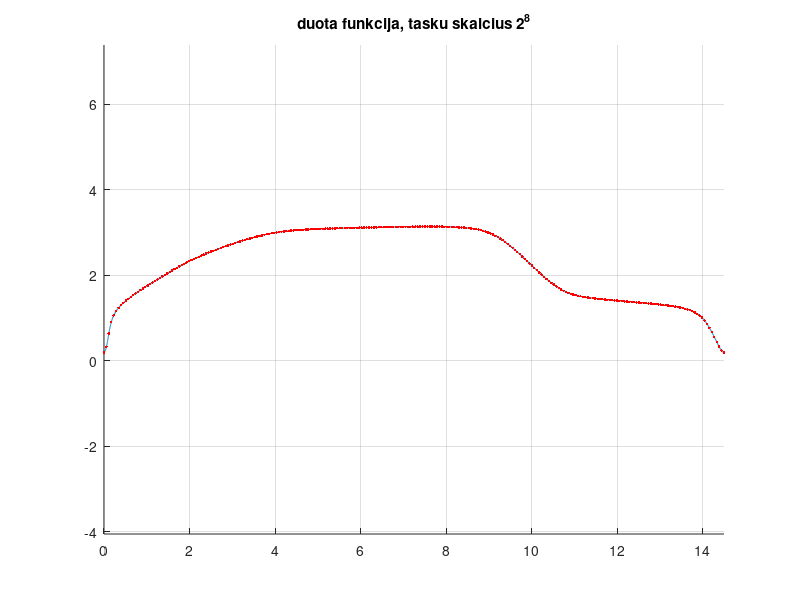
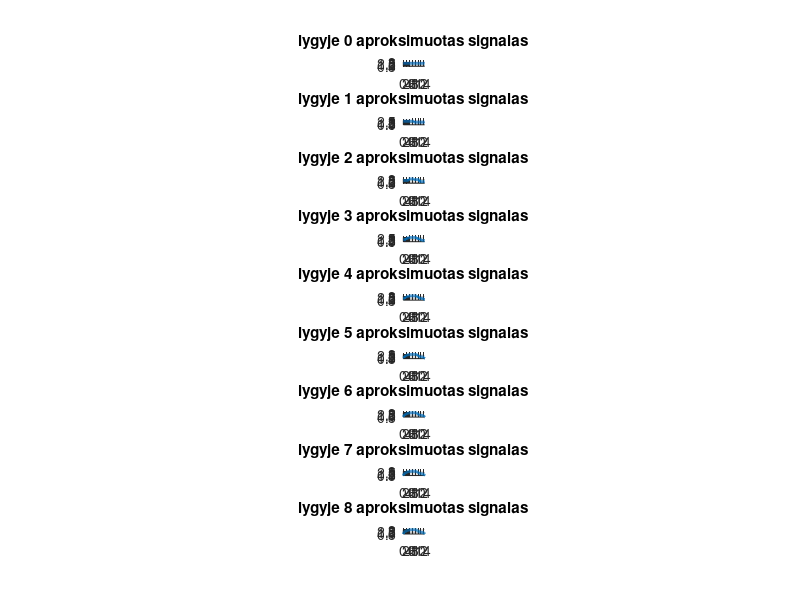
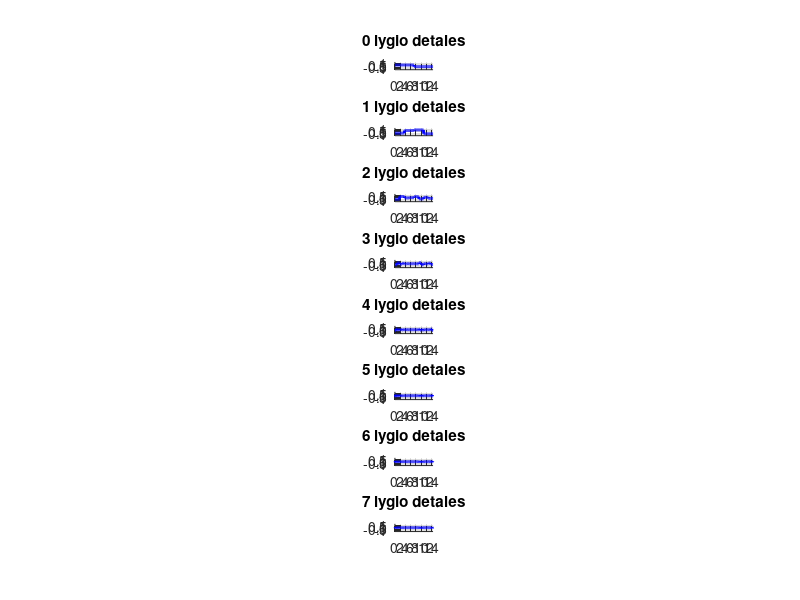

These charts were generated, in order, by the following MATLAB code:
%
%   Haro bangeliu aproksimacija
%

function main
clc;close all;clear all;
spalvos={'r-','g-','m-','c-','k-','y-','r.','g.','m.','c.','k.','y.'};

% Is failu ivedami duomenys: 
n=8   
nnn=2^n;
fclose all; fhx=fopen('carx.txt','r'); fhy=fopen('cary.txt','r');
figure(1); axis equal,hold on,grid on
SX=fscanf(fhx,'%g '); SY=fscanf(fhy,'%g '); fclose all; plot(SX,SY); 
a=min(SX),b=max(SX),t=[a:(b-a)/(nnn-1):b];
ts=interp1(SX,SY,t);
clear SX SY, SX=t;SY=ts;plot(SX,SY,'r.');   
title(sprintf('duota funkcija, tasku skaicius 2^%d',n));
xmin=min(SX);xmax=max(SX);
ymin=min(SY);ymax=max(SY);


% Aproksimavimas Haro bangelemis:
m=n  % detalumo lygiu skaicius
smooth=(b-a)*SY*2^(-n/2); % auksciausio detalumo suglodinimas (pagal duota funkcija)

for i=1:m
    smooth1=(smooth(1:2:end)+smooth(2:2:end))/sqrt(2);
    details{i}=(smooth(1:2:end)-smooth(2:2:end))/sqrt(2);
    fprintf(1,'\n details %d :  ',i);fprintf('%g ', details{i});
    smooth=smooth1;
end
fprintf(1,'\n smooth  %d :  ',i);fprintf('%g ', smooth);fprintf('\n');
% Funkcijos rekonstrukcija:

h=zeros(1,nnn); for k=0:2^(n-m)-1, h=h+smooth(k+1)*Haar_scaling(SX,n-m,k,a,b); end  % suglodinta funkcija
leg={sprintf('aproksimuotas signalas, detalumo lygmuo %d',n-m)};
figure(2);subplot(m+1,1,1),axis equal,axis([xmin xmax ymin ymax]); hold on,grid on, plot(SX,h,'Linewidth',2);title(sprintf('lygyje %d aproksimuotas signalas',0));

for i=0:m-1 %detalumo didinimo ciklas
    % apskaiciuojamos funkcijos detales:  
    h1=zeros(1,nnn); for k=0:2^(n-m+i)-1, h1=h1+details{m-i}(k+1)*Haar_wavelet(SX,n-m+i,k,a,b);  end
    figure(3),subplot(m,1,i+1), axis equal,hold on,grid on
    yshift=(ymin+ymax)/2;axis([xmin xmax ymin-yshift ymax-yshift]), plot(SX,h1,'b-','Linewidth',2);title(sprintf('%d lygio detales',i));
    leg={leg{1:end},sprintf('lygmens %d detales',n-m+i)};
    h=h+h1; % detales pridedamos prie ankstesnio suglodinto vaizdo
    figure(2);subplot(m+1,1,i+2),axis equal,axis([xmin xmax ymin ymax]), hold on,grid on, plot(SX,h,'Linewidth',2);title(sprintf('lygyje %d aproksimuotas signalas' ,i+1));
end

return
end


function h=Haar_scaling(x,j,k,a,b)   % ***********************************************************
eps=1e-9;
xtld=(x-a)/(b-a); % (a,b) intervale duota kintamojo reiksme perskaiciuojama i "standartini" 
                        % intervala (0,1), kuriame uzrasyta bangeles formule  
xx=2^j*xtld-k; h=2^(j/2)*(sign(xx+eps)-sign(xx-1-eps))/(2*(b-a));
return
end

function h=Haar_wavelet(x,j,k,a,b)   % ************************************************************
eps=1e-9;
xtld=(x-a)/(b-a); % (a,b) intervale duota kintamojo reiksme perskaiciuojama i "standartini" 
                        % intervala (0,1), kuriame uzrasyta bangeles formule  
xx=2^j*xtld-k; h=2^(j/2)*(sign(xx+eps)-2*sign(xx-0.5)+sign(xx-1-eps))/(2*(b-a));
return
end

